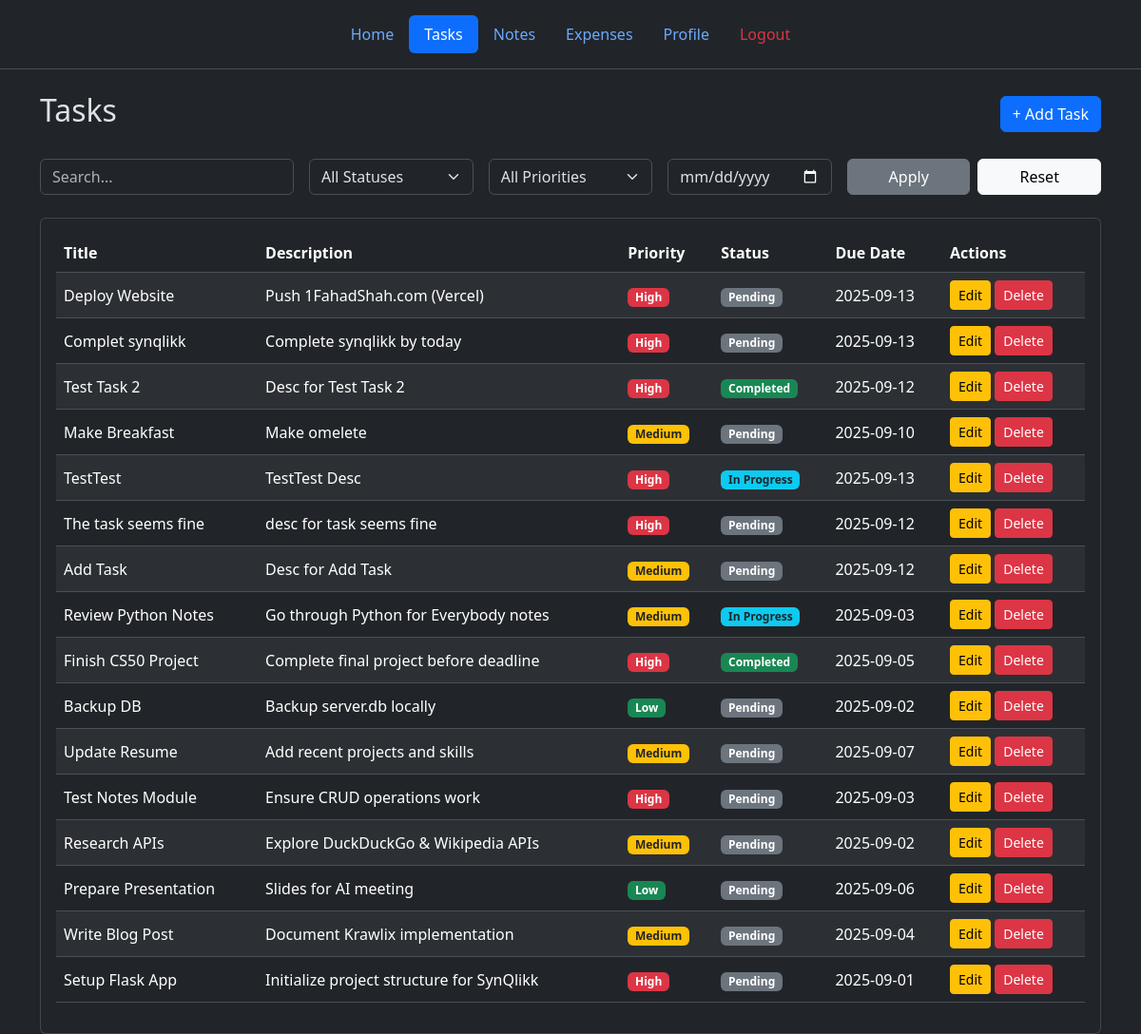
The page /tasks (signed in) on the database as committed earlier.
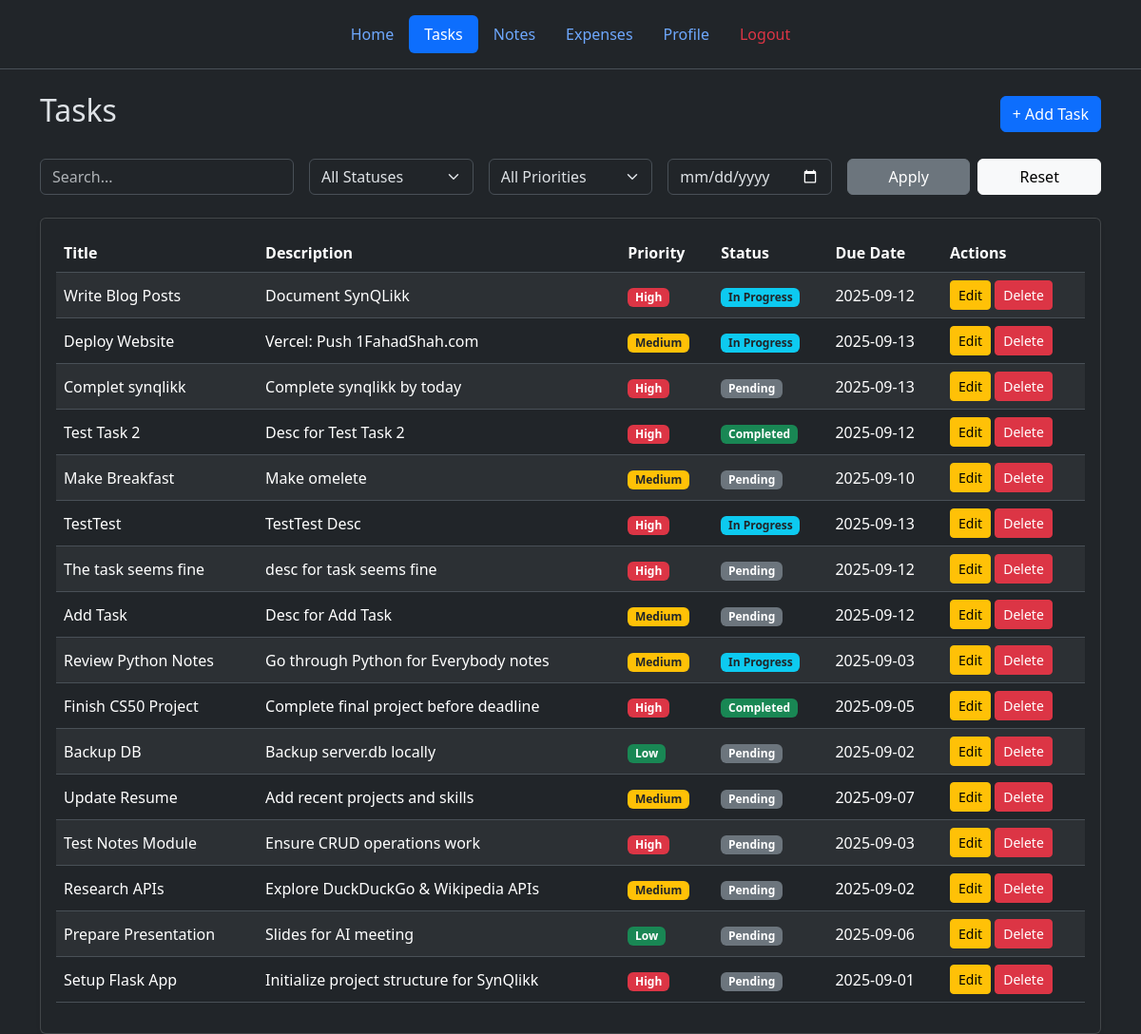
The same page on the database as committed later.
### tables this page shows
CREATE TABLE tasks (
  id TEXT PRIMARY KEY,            -- UUID v4
  user_id TEXT NOT NULL,
  title TEXT NOT NULL,
  description TEXT,
  due_date TEXT,                  -- ISO 8601 Date or DateTime
  priority INTEGER DEFAULT 2,     -- 1=High, 2=Medium, 3=Low
  status TEXT DEFAULT 'pending',  -- 'pending' or 'done'
  is_deleted INTEGER DEFAULT 0,
  deleted_at TEXT,
  last_modified TEXT DEFAULT (strftime('%Y-%m-%dT%H:%M:%SZ','now')),
  synced INTEGER DEFAULT 0,       -- 0=not synced, 1=synced
  FOREIGN KEY(user_id) REFERENCES users(id)
);

### web/routes.py (the view)
@main_bp.route("/tasks")
@login_required
def tasks_page():
    user_id = session["user_id"]
    db_path = current_app.config["DB_PATH"]
    search_term = request.args.get('q')
    status = request.args.get('status')
    priority = request.args.get('priority')
    due_date = request.args.get('due_date')
    all_tasks = get_tasks(db_path, user_id, search_term, status, priority, due_date)
    return render_template("tasks.html", tasks=all_tasks)

### web/models.py (called while the page is built)
def get_tasks(db_path, user_id, search_term=None, status=None, priority=None, due_date=None):
    query = "SELECT * FROM tasks WHERE user_id=? AND is_deleted=0"
    params = [user_id]
    if search_term:
        query += " AND (title LIKE ? OR description LIKE ?)"
        params.extend([f'%{search_term}%', f'%{search_term}%'])
    if status:
        query += " AND status = ?"
        params.append(status)
    if priority:
        query += " AND priority = ?"
        params.append(priority)
    if due_date:
        query += " AND due_date = ?"
        params.append(due_date)
    query += " ORDER BY last_modified DESC"
    with get_db_connection(db_path) as conn:
        return conn.execute(query, tuple(params)).fetchall()

### web/routes.py (called while the page is built)
def login_required(f):
    @wraps(f)
    def decorated_function(*args, **kwargs):
        if "user_id" not in session:
            flash("Please login to access this page.", "warning")
            return redirect(url_for("auth_bp.login"))
        return f(*args, **kwargs)
    return decorated_function

### web/utils.py (called while the page is built)
def get_db_connection(db_path: str):
    connect = sqlite3.connect(db_path)
    connect.row_factory = sqlite3.Row
    return connect

### web/templates/tasks.html (shortened to what this page needs)
{% extends "base.html" %}
{% block content %}
<div class="container mt-4">
  <div class="d-flex justify-content-between align-items-center mb-4">
    <h2>Tasks</h2>
    <button class="btn btn-primary" data-bs-toggle="modal" data-bs-target="#addTaskModal">
      + Add Task
    </button>
  </div>
  <form method="GET" class="row g-3 mb-4">
    <div class="col-md-3">
      <input type="text" name="q" class="form-control" placeholder="Search..." value="{{ request.args.get('q', '') }}">
    </div>
    <div class="col-md-2">
      <select name="status" class="form-select">
        <option value="">All Statuses</option>
      </select>
    </div>
    <div class="col-md-2">
      <select name="priority" class="form-select">
        <option value="">All Priorities</option>
      </select>
    </div>
    <div class="col-md-2">
      <input type="date" name="due_date" class="form-control" value="{{ request.args.get('due_date', '') }}">
    </div>
    <div class="col-md-3 d-flex gap-2">
      <button class="btn btn-secondary w-50" type="submit">Apply</button>
      <a href="{{ url_for('main_bp.tasks_page') }}" class="btn btn-light w-50">Reset</a>
    </div>
  </form>
  <div class="card shadow-sm">
    <div class="card-body">
      {% if tasks %}
      <div class="table-responsive">
        <table class="table table-striped table-hover align-middle">
          <thead>
            <tr>
              <th>Title</th>
              <th>Description</th>
              <th>Priority</th>
              <th>Status</th>
              <th>Due Date</th>
              <th>Actions</th>
            </tr>
          </thead>
          <tbody>
            {% for task in tasks %}
            <tr>
              <td>{{ task.title }}</td>
              <td>{{ task.description or "-" }}</td>
              <td>
                {% if task.priority == 1 %}
                  <span class="badge bg-danger">High</span>
                {% elif task.priority == 2 %}
                  <span class="badge bg-warning text-dark">Medium</span>
                {% else %}
                  <span class="badge bg-success">Low</span>
                {% endif %}
              </td>
              <td>
                {% if task.status == "completed" %}
                  <span class="badge bg-success">Completed</span>
                {% elif task.status == "in_progress" %}
                  <span class="badge bg-info text-dark">In Progress</span>
                {% else %}
                  <span class="badge bg-secondary">Pending</span>
                {% endif %}
              </td>
              <td>{{ task.due_date or "-" }}</td>
              <td>
                <button class="btn btn-sm btn-warning" data-bs-toggle="modal" data-bs-target="#editTask{{ task.id }}">
                  Edit
                </button>
                <form method="POST" action="{{ url_for('main_bp.remove_task', task_id=task.id) }}" class="d-inline" onsubmit="return confirm('Are you sure you want to delete this task?');">
                  <button type="submit" class="btn btn-sm btn-danger">Delete</button>
                </form>
              </td>
            </tr>
            {% endfor %}
          </tbody>
        </table>
      </div>
      {% else %}
      <p class="text-muted text-center">No tasks available.</p>
      {% endif %}
    </div>
  </div>
</div>
{% endblock %}

Rows that differ between the two databases and show on the page:
changed tasks: title "Write Blog Post" → "Write Blog Posts"; description "Document Krawlix implementation" → "Document SynQLikk"; due_date "2025-09-04" → "2025-09-12"; priority "Medium" → "High"; status "Pending" → "In Progress"; moves up the list
changed tasks "Deploy Website": description "Push 1FahadShah.com (Vercel)" → "Vercel: Push 1FahadShah.com"; priority "High" → "Medium"; status "Pending" → "In Progress"
